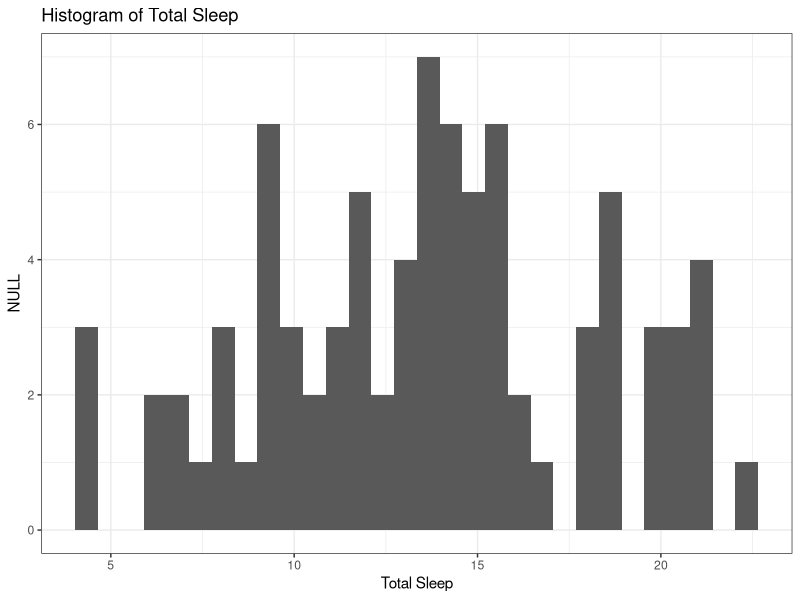
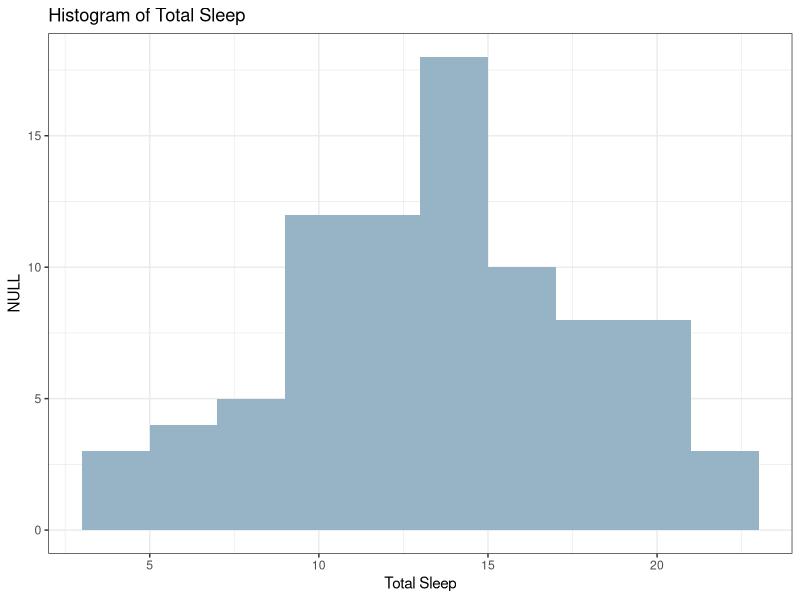
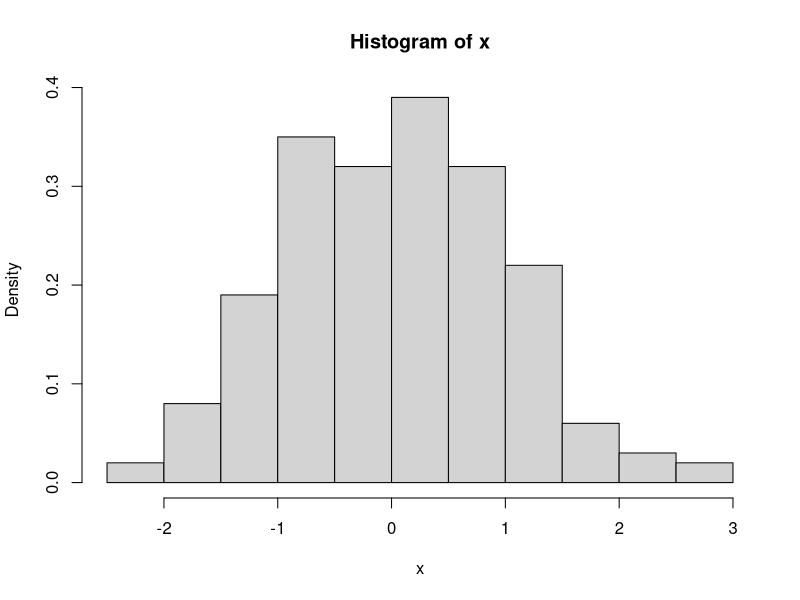
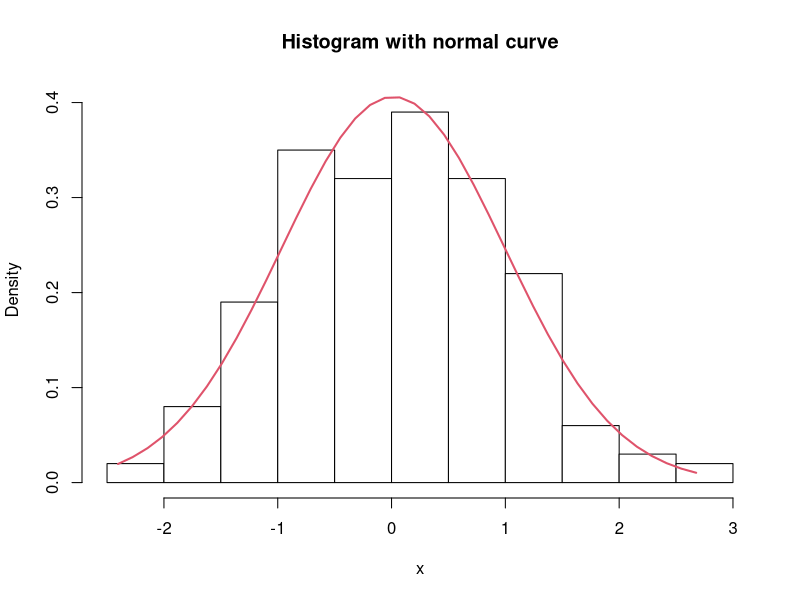
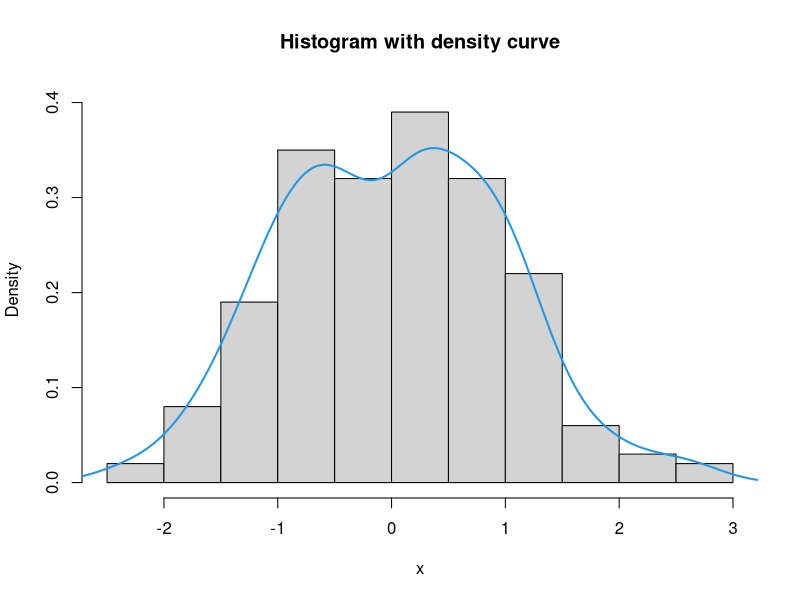
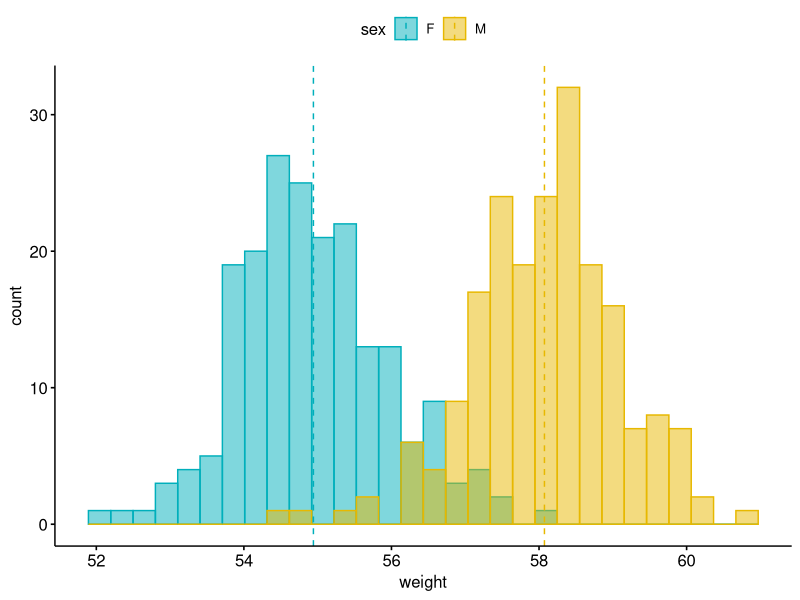
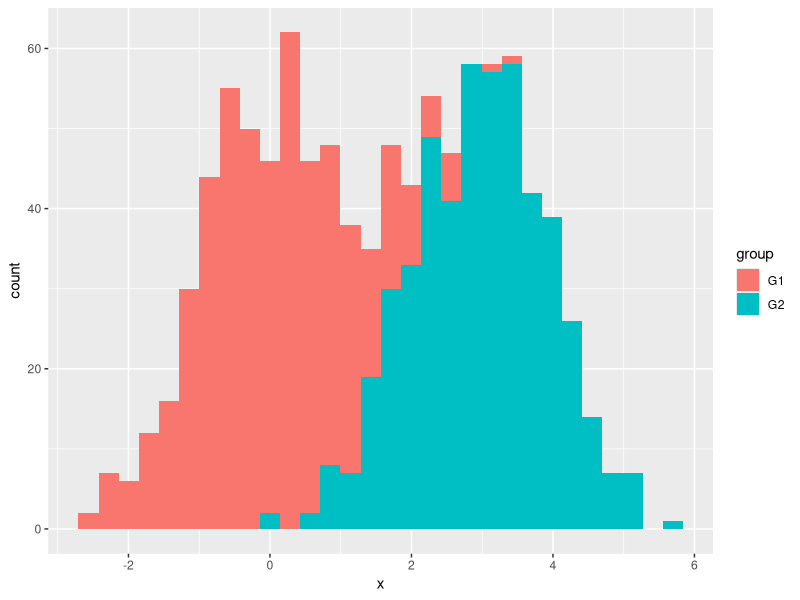
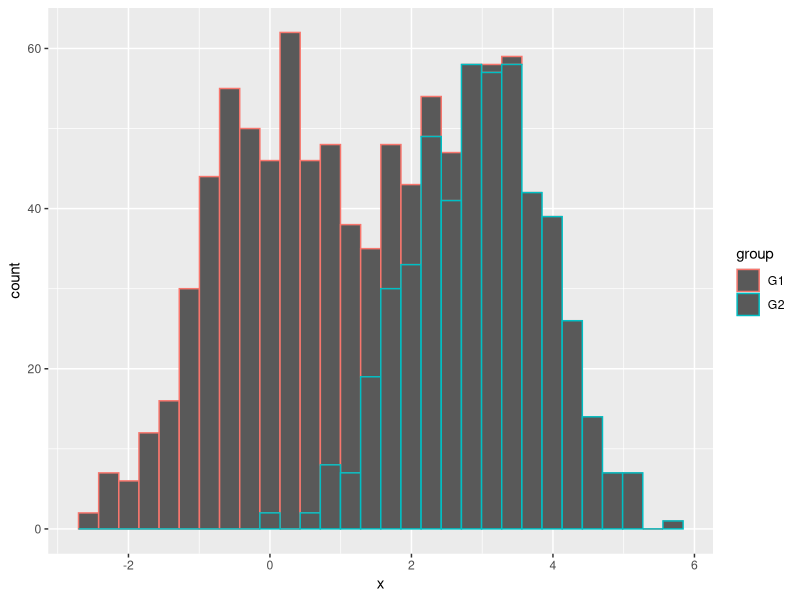

Source code (R) for these figures, in order:
## ---- chunk 1

library(tidyverse)

msleep %>%
  ggplot(aes(x = awake)) +
  geom_histogram() + 
  labs(title = "Histogram of Total Sleep",
       x = "Total Sleep",
       y = "NULL") +
  theme_bw()
## ---- chunk 2

msleep %>%
  ggplot(aes(x = awake)) +
  geom_histogram(binwidth = 2, fill = "#97B3C6") + 
  labs(title = "Histogram of Total Sleep",
       x = "Total Sleep",
       y = "NULL") +
  theme_bw()

## ---- chunk 3

# Sample data
set.seed(3)
x <- rnorm(200)

# Histogram
hist(x, prob = TRUE)
## ---- chunk 4

# X-axis grid
x2 <- seq(min(x), max(x), length = 40)

# Normal curve
fun <- dnorm(x2, mean = mean(x), sd = sd(x))

# Histogram
hist(x, prob = TRUE, col = "white",
     ylim = c(0, max(fun)),
     main = "Histogram with normal curve")
lines(x2, fun, col = 2, lwd = 2) 
 
## ---- chunk 5

# Sample data
set.seed(3)
x <- rnorm(200)

# Normal curve
fun <- dnorm(x2, mean = mean(x), sd = sd(x))

# Histogram
hist(x, prob = TRUE, ylim = c(0, max(fun)),
     main = "Histogram with density curve")
lines(density(x), col = 4, lwd = 2) #lwd = line width

## ---- chunk 6

#install.packages("ggpubr")
library(ggpubr)


# Create some data format
set.seed(1234)
men = data.frame(
  sex = factor(rep(c("F", "M"), each=200)),
  weight = c(rnorm(200, 55), rnorm(200, 58)))
head(men, 4)

# Use custom color palette
# Change outline and fill colors by groups ("sex")
gghistogram(men, x = "weight",
            add = "mean", #rug = TRUE,
            color = "sex", fill = "sex",
            palette = c("#00AFBB", "#E7B800"))


## ---- chunk 7

set.seed(3)
x1 <- rnorm(500)
x2 <- rnorm(500, mean = 3)
x <- c(x1, x2)
group <- c(rep("G1", 500), rep("G2", 500))

df <- data.frame(x, group = group)

view(df)
## ---- chunk 8

# install.packages("ggplot2")
library(ggplot2)

# Histogram by group in ggplot2
ggplot(df, aes(x = x, fill = group)) + 
  geom_histogram()

## ---- chunk 9


# install.packages("ggplot2")
library(ggplot2)

# Histogram by group in ggplot2
ggplot(df, aes(x = x, colour = group)) + 
  geom_histogram()
## ---- chunk 10

# install.packages("ggplot2")
library(ggplot2)

# Histogram by group in ggplot2
ggplot(df, aes(x = x, fill = group, colour = group)) + 
  geom_histogram(alpha = 0.5, position = "identity") 


## ---- chunk 11

# install.packages("ggplot2")
library(ggplot2)

# Histogram by group in ggplot2
ggplot(df, aes(x = x, fill = group, colour = group)) + 
  geom_histogram(position = "dodge") 


## ---- chunk 12

# install.packages("ggplot2")
library(ggplot2)

# Histogram by group in ggplot2
ggplot(df, aes(x = x, fill = group)) + 
  geom_histogram(colour = "black",
                 lwd = 0.75,
                 linetype = 1,
                 position = "identity") 
 

## ---- chunk 13

# install.packages("ggplot2")
library(ggplot2)

# Histogram by group in ggplot2
ggplot(df, aes(x = x, colour = group)) + 
  geom_histogram(fill  = "white",
                 position = "identity") 

## ---- chunk 14

# install.packages("ggplot2")
library(ggplot2)

# Histogram by group in ggplot2
ggplot(df, aes(x = x, colour = group)) + 
  geom_histogram(fill  = "white",
                 position = "identity") +
  scale_color_manual(values = c("blue", "orange")) 


## ---- chunk 15

# install.packages("ggplot2")
library(ggplot2)

# Histogram by group in ggplot2
ggplot(df, aes(x = x, fill = group)) + 
  geom_histogram(color = 1, alpha = 0.75,
                 position = "identity") +
  scale_fill_manual(values = c("#8795E8", "#FF6AD5")) 

## ---- chunk 16

# install.packages("ggplot2")
library(ggplot2)

# Histogram by group in ggplot2
ggplot(df, aes(x = x, fill = group, colour = group)) + 
  geom_histogram(alpha = 0.5, position = "identity") + 
  guides(fill = guide_legend(title = "Title"),
         colour = guide_legend(title = "Title")) 


## ---- chunk 17

# install.packages("ggplot2")
library(ggplot2)

# Histogram by group in ggplot2
ggplot(df, aes(x = x, fill = group, colour = group)) + 
  geom_histogram(alpha = 0.5, position = "identity") + 
  scale_color_discrete(labels = c("A", "B")) +
  scale_fill_discrete(labels = c("A", "B")) 

## ---- chunk 18

# install.packages("ggplot2")
library(ggplot2)

# Histogram by group in ggplot2
ggplot(df, aes(x = x, fill = group, colour = group)) + 
  geom_histogram(alpha = 0.5, position = "identity") + 
  theme(legend.position = "left") 

## ---- chunk 19

# install.packages("ggplot2")
library(ggplot2)

# Histogram by group in ggplot2
ggplot(df, aes(x = x, fill = group, colour = group)) + 
  geom_histogram(alpha = 0.5, position = "identity") + 
  theme(legend.position = "none") 
